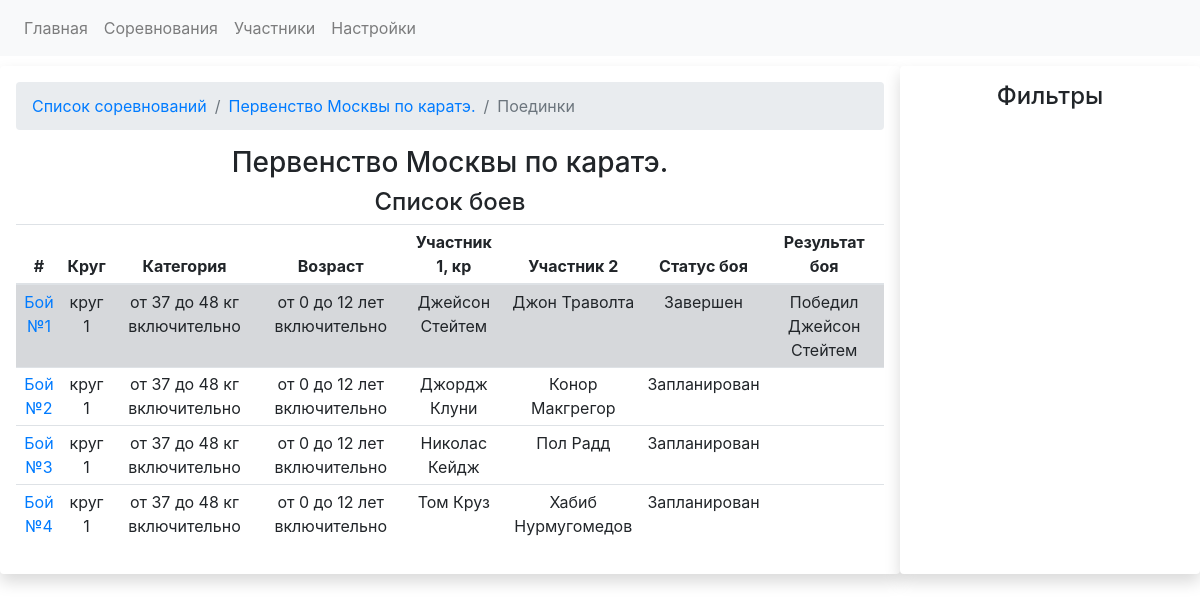
The page /competitions/1/fights on the database as committed earlier.
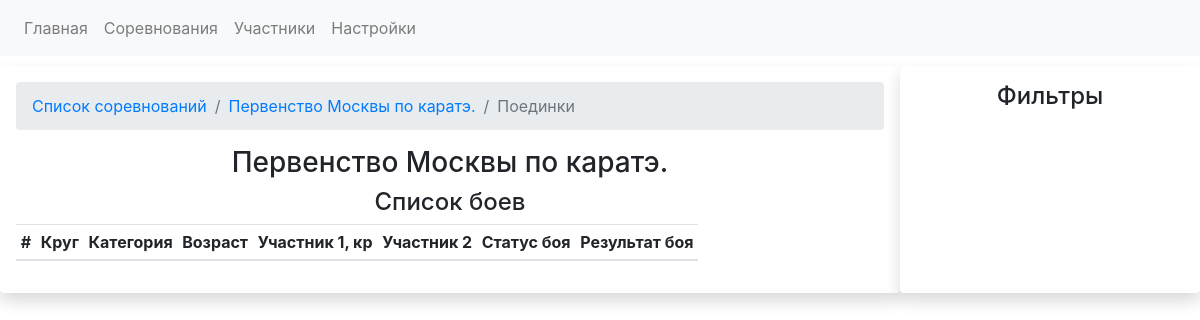
The same page on the database as committed later.
### app.py (models this page shows)
class CompetitionsDB(db.Model):
    competition_id = db.Column(db.Integer, primary_key=True)
    competition_name = db.Column(db.String)
    competition_date_start = db.Column(db.Date, default=datetime.utcnow)
    competition_date_finish = db.Column(db.Date, default=datetime.utcnow)
    competition_city = db.Column(db.String)
    competition_fights = db.relationship('FightsDB', backref='competition', lazy='dynamic')
    registrations = db.relationship('RegistrationDB', backref='competition')

class FightsDB(db.Model):
    fight_id = db.Column(db.Integer, primary_key=True)
    round_number = db.Column(db.Integer, db.ForeignKey('roundsDB.id')) # номер круга, в котором проводится бой. Текст ,потому что есть полуфинал и финал
    weight_category = db.Column(db.Integer, db.ForeignKey('weightcategoriesDB.weight_cat_id')) # весовая категория, в которой проводится бой
    age_category = db.Column(db.Integer, db.ForeignKey('agecategoriesDB.id'))  # возрастная категория, в которой проводится бой
    red_fighter_id = db.Column(db.Integer, db.ForeignKey('fightersDB.fighter_id')) # id красного бойца
    blue_fighter_id = db.Column(db.Integer, db.ForeignKey('fightersDB.fighter_id')) # id синего бойца
    fight_status = db.Column(db.Boolean, default=False) # False = Запланирован. True - завершен
    red_fighter_score = db.Column(db.Integer) # счет красного бойца
    blue_fighter_score = db.Column(db.Integer) # счет синего бойца
    won_id = db.Column(db.Integer) # результат боя Кто выиграл. Например. ID победителя
    loose_id = db.Column(db.Integer) #  id бойца. который проиграл
    draw_status = db.Column(db.Boolean) # если ничья, то True
    competition_id = db.Column(db.Integer, db.ForeignKey('competitionsDB.competition_id'))
    fight_result = db.Column(db.String)

class RoundsDB(db.Model):
    id = db.Column(db.Integer, primary_key=True)
    round_name = db.Column(db.String)
    sort_index = db.Column(db.Integer)
    fights = db.relationship('FightsDB', backref = 'roundNo')
    finished_regs = db.relationship('RegistrationDB', backref = 'roundNo')

class WeightcategoriesDB(db.Model):
    weight_cat_id = db.Column(db.Integer, primary_key=True)
    sort_index = db.Column(db.Integer)
    weight_category_name = db.Column(db.String)
    weight_category_start = db.Column(db.Integer)
    weight_category_finish = db.Column(db.Integer)
    registrations = db.relationship('RegistrationDB', backref='weight_categories')
    fights = db.relationship('FightsDB', backref = 'weight_category_backref')

class AgecategoriesDB(db.Model):
    id = db.Column(db.Integer, primary_key=True)
    sort_index = db.Column(db.Integer)
    age_category_name = db.Column(db.String)
    age_category_start = db.Column(db.Integer)
    age_category_finish = db.Column(db.Integer)
    registrations = db.relationship('RegistrationDB', backref='age_categories')
    fights = db.relationship('FightsDB', backref = 'age_category_backref')

class FightersDB(db.Model):
    fighter_id = db.Column(db.Integer, primary_key=True)
    name = db.Column(db.String)
    last_name = db.Column(db.String)
    fighter_image = db.Column(db.String)
    fighter_image_id = db.Column(db.String)
    birthday = db.Column(db.Date, default=datetime.utcnow)
    active_status = db.Column(db.Integer)
    red_fighter = db.relationship('FightsDB', backref='red_fighter', foreign_keys="[FightsDB.red_fighter_id]")
    blue_fighter = db.relationship('FightsDB', backref='blue_fighter', foreign_keys="[FightsDB.blue_fighter_id]")
    registrations = db.relationship('RegistrationDB', backref = 'fighter')

### app.py (the view)
@app.route('/competitions/<int:comp_id>/fights')
def competition_fights_view(comp_id):
    competition_data = CompetitionsDB.query.get(comp_id)
    fights_in_competition = competition_data.competition_fights.all()
    return render_template('fights.html', fights_in_competition = fights_in_competition, competition_data = competition_data)

### templates/fights.html (shortened to what this page needs)
{% extends "base.html" %}
{% block head %}
<link rel="stylesheet" type="text/css" href="https://cdnjs.cloudflare.com/ajax/libs/twitter-bootstrap/4.5.2/css/bootstrap.css">
<link rel="stylesheet" type="text/css" href="https://cdn.datatables.net/1.10.24/css/dataTables.bootstrap4.min.css">
{% endblock %}
{% block content %}
    <div class="container-fluid" style="margin-top: 10px">
        <div class="row">
            <div class="col-lg-9 shadow p-3 mb-5 bg-white rounded text-center">
                <nav aria-label="breadcrumb">
                      <ol class="breadcrumb">
                        <li class="breadcrumb-item"><a href="{{url_for('competitions')}}">Список соревнований</a></li>
                        <li class="breadcrumb-item"><a href="{{url_for('competition_view', competition_id = competition_data.competition_id)}}">{{ competition_data.competition_name }}</a></li>
                        <li class="breadcrumb-item active" aria-current="page">Поединки</li>
                      </ol>
                </nav>
                <h3>{{ competition_data.competition_name }}</h3>
                <h4>Список боев</h4>
                <table id="fights_table" class="table table-sm table-responsive">
                      <thead>
                        <tr>
                          <th scope="col">#</th>
                          <th scope="col">Круг</th>
                          <th scope="col">Категория</th>
                          <th scope="col">Возраст</th>
                          <th scope="col">Участник 1, кр</th>
                          <th scope="col">Участник 2</th>
                          <th scope="col">Статус боя</th>
                          <th scope="col">Результат боя</th>
                        </tr>
                      </thead>
                      <tbody>
                      {% for fight in fights_in_competition %}
                          {% if fight.fight_status %}
                            <tr class="table-secondary">
                          {% else %}
                            <tr>
                          {% endif %}
                          <td>
                          <a href="{{url_for('select_fight_status', comp_id = fight.competition_id, weight_cat_id = fight.weight_category, age_cat_id = fight.age_category, round_no = fight.round_number, fight_id = fight.fight_id)}}">
                          Бой №{{ fight.fight_id }}
                              </a>
                          </td>
                          <td>{{ fight.roundNo.round_name }}</td>
                          <td>{{ fight.weight_category_backref.weight_category_name }}</td>
                          <td>{{ fight.age_category_backref.age_category_name }}</td>
                          <td>{{ fight.red_fighter.name +" "+ fight.red_fighter.last_name}}</td>
                          <td>{{ fight.blue_fighter.name +" " + fight.blue_fighter.last_name}}</td>
                          <td>
                              {% if  fight.fight_status%}
                                    Завершен
                              {% else %}
                                 Запланирован
                                {% endif %}
                          </td>
                          <td>
                              {% if  fight.fight_result %}
                                {{fight.fight_result}}</td>
                            {% endif %}
                        </tr>
                      {% endfor %}
                      </tbody>
                </table>
            </div>
            <div class="col-lg-3 shadow p-3 mb-5 bg-white rounded">
                    <h4 style="text-align: center">Фильтры</h4>
            </div>
        </div>
    </div>
{% endblock %}

### templates/base.html (shortened to what this page needs)
<!DOCTYPE html>
<html lang="en">
<head>
{% block head %}{% endblock %}
</head>
<body>
    <nav class="navbar navbar-expand-lg navbar-light bg-light">
  <div class="collapse navbar-collapse" id="navbarSupportedContent">
    <ul class="navbar-nav mr-auto">
      <li class="nav-item">
        <a class="nav-link" href="{{url_for('index')}}">Главная</a>
      </li>
      <li class="nav-item">
        <a class="nav-link" href="{{url_for('competitions')}}">Соревнования</a>
      </li>
        <li class="nav-item">
            <a class="nav-link" href="{{url_for('participants')}}">Участники</a>
        </li>
      <li class="nav-item">
        <a class="nav-link" href="{{url_for('settings_form')}}">Настройки</a>
      </li>
    </ul>
</div>
</nav>
    <div id="content">
        {% block content %}
        {% endblock %}
    </div>
</body>
</html>

Rows that differ between the two databases and show on the page:
removed FightsDB: fight_id "1", roundNo.round_name "круг 1", weight_category_backref.weight_category_name "от 37 до 48 кг включительно", age_category_backref.age_category_name "от 0 до 12 лет включительно", red_fighter "Джейсон Стейтем", blue_fighter "Джон Траволта", fight_status "Завершен", fight_result "Победил Джейсон Стейтем"
removed FightsDB: fight_id "2", roundNo.round_name "круг 1", weight_category_backref.weight_category_name "от 37 до 48 кг включительно", age_category_backref.age_category_name "от 0 до 12 лет включительно", red_fighter "Джордж Клуни", blue_fighter "Конор Макгрегор", fight_status "Запланирован"
removed FightsDB: fight_id "3", roundNo.round_name "круг 1", weight_category_backref.weight_category_name "от 37 до 48 кг включительно", age_category_backref.age_category_name "от 0 до 12 лет включительно", red_fighter "Николас Кейдж", blue_fighter "Пол Радд", fight_status "Запланирован"
removed FightsDB: fight_id "4", roundNo.round_name "круг 1", weight_category_backref.weight_category_name "от 37 до 48 кг включительно", age_category_backref.age_category_name "от 0 до 12 лет включительно", red_fighter "Том Круз", blue_fighter "Хабиб Нурмугомедов", fight_status "Запланирован"
